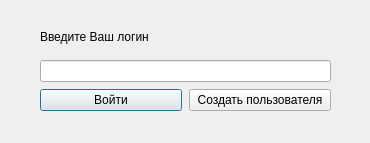
<?xml version="1.0" encoding="UTF-8"?>
<ui version="4.0">
    <class>Login</class>
    <widget class="QDialog" name="Login">
        <property name="geometry">
            <rect>
                <x>0</x>
                <y>0</y>
                <width>370</width>
                <height>143</height>
            </rect>
        </property>
        <property name="windowTitle">
            <string>Login</string>
        </property>
        <widget class="QWidget" name="verticalLayoutWidget_2">
            <property name="geometry">
                <rect>
                    <x>40</x>
                    <y>20</y>
                    <width>291</width>
                    <height>91</height>
                </rect>
            </property>
            <layout class="QVBoxLayout" name="authorizationLayout">
                <property name="spacing">
                    <number>7</number>
                </property>
                <property name="sizeConstraint">
                    <enum>QLayout::SetMaximumSize</enum>
                </property>
                <item>
                    <layout class="QVBoxLayout" name="verticalLayout_3">
                        <property name="sizeConstraint">
                            <enum>QLayout::SetDefaultConstraint</enum>
                        </property>
                        <item>
                            <widget class="QLabel" name="label">
                                <property name="sizePolicy">
                                    <sizepolicy hsizetype="Minimum" vsizetype="Ignored">
                                        <horstretch>0</horstretch>
                                        <verstretch>0</verstretch>
                                    </sizepolicy>
                                </property>
                                <property name="cursor">
                                    <cursorShape>ArrowCursor</cursorShape>
                                </property>
                                <property name="mouseTracking">
                                    <bool>false</bool>
                                </property>
                                <property name="frameShadow">
                                    <enum>QFrame::Plain</enum>
                                </property>
                                <property name="text">
                                    <string>Введите Ваш логин</string>
                                </property>
                                <property name="scaledContents">
                                    <bool>false</bool>
                                </property>
                                <property name="wordWrap">
                                    <bool>false</bool>
                                </property>
                            </widget>
                        </item>
                        <item>
                            <widget class="QLineEdit" name="login">
                                <property name="sizePolicy">
                                    <sizepolicy hsizetype="Expanding" vsizetype="Maximum">
                                        <horstretch>0</horstretch>
                                        <verstretch>0</verstretch>
                                    </sizepolicy>
                                </property>
                                <property name="cursor">
                                    <cursorShape>ArrowCursor</cursorShape>
                                </property>
                                <property name="mouseTracking">
                                    <bool>false</bool>
                                </property>
                            </widget>
                        </item>
                        <item>
                            <layout class="QHBoxLayout" name="horizontalLayout">
                                <item>
                                    <widget class="QPushButton" name="login_button">
                                        <property name="text">
                                            <string>Войти</string>
                                        </property>
                                    </widget>
                                </item>
                                <item>
                                    <widget class="QPushButton" name="sign_up">
                                        <property name="text">
                                            <string>Создать пользователя</string>
                                        </property>
                                    </widget>
                                </item>
                            </layout>
                        </item>
                    </layout>
                </item>
            </layout>
        </widget>
    </widget>
    <resources/>
    <connections/>
</ui>
